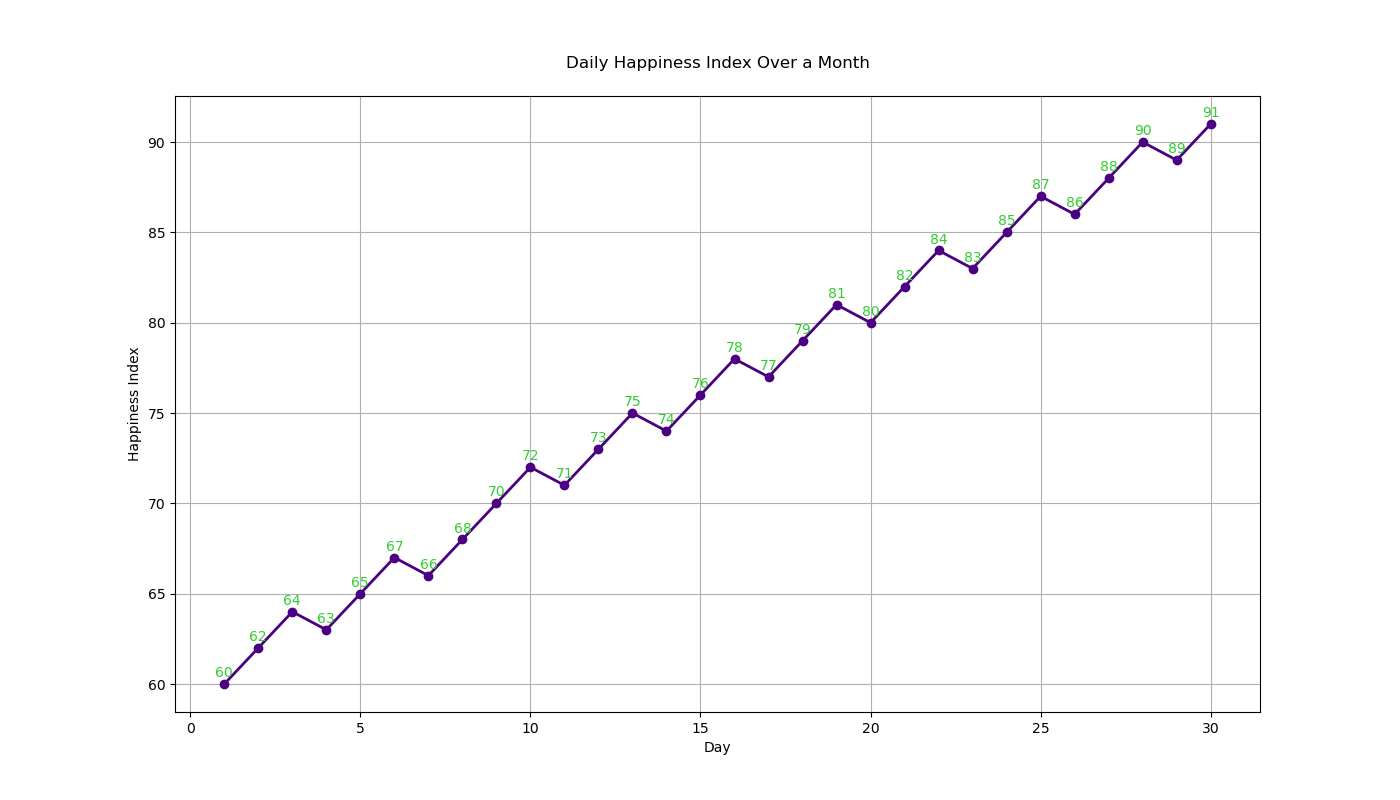

Source code (Python):

import matplotlib.pyplot as plt

# Data
days = list(range(1, 31))
happiness_index = [
    60, 62, 64, 63, 65, 67, 66, 68, 70, 72,
    71, 73, 75, 74, 76, 78, 77, 79, 81, 80,
    82, 84, 83, 85, 87, 86, 88, 90, 89, 91
]

# Create the plot
plt.figure(figsize=(14, 8))  # Change the size of the chart
plt.plot(days, happiness_index, marker='o', color="#4B0082", linewidth=2)  # Change color and add markers

# Annotations
for i, index in enumerate(happiness_index):
    plt.annotate(index, (days[i], index), textcoords="offset points", xytext=(0, 5),
                 ha='center', color="#32CD32")

# Improve the visual appeal with labels, title, and grid
plt.xlabel('Day')
plt.ylabel('Happiness Index')
plt.title('Daily Happiness Index Over a Month', pad=20)
plt.grid(True)

# Show the plot
plt.show()
